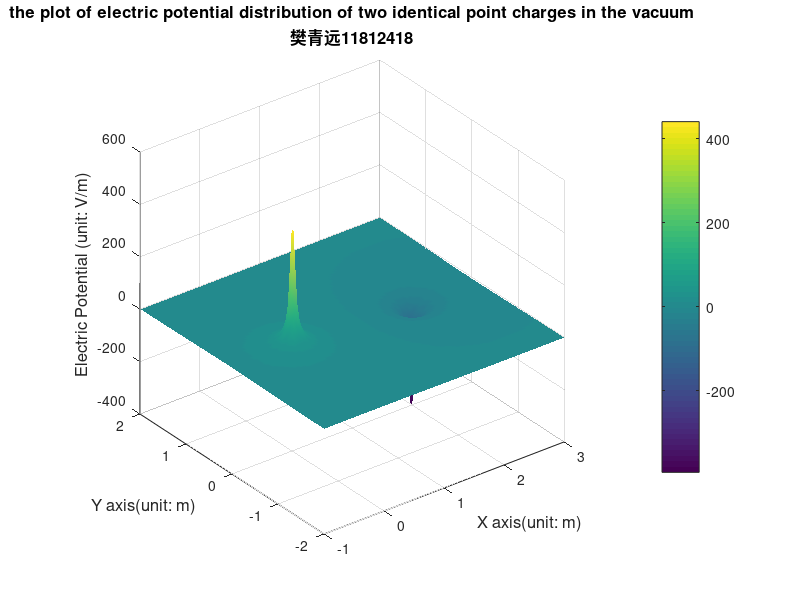
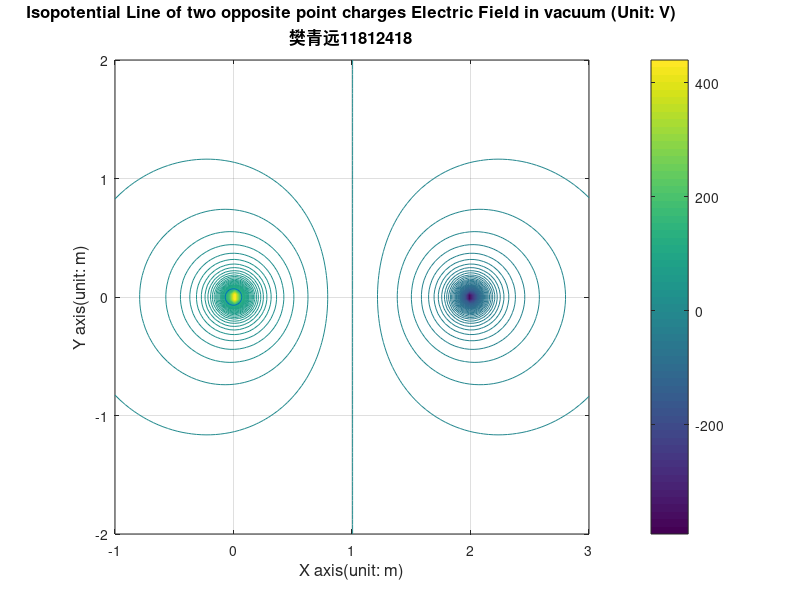
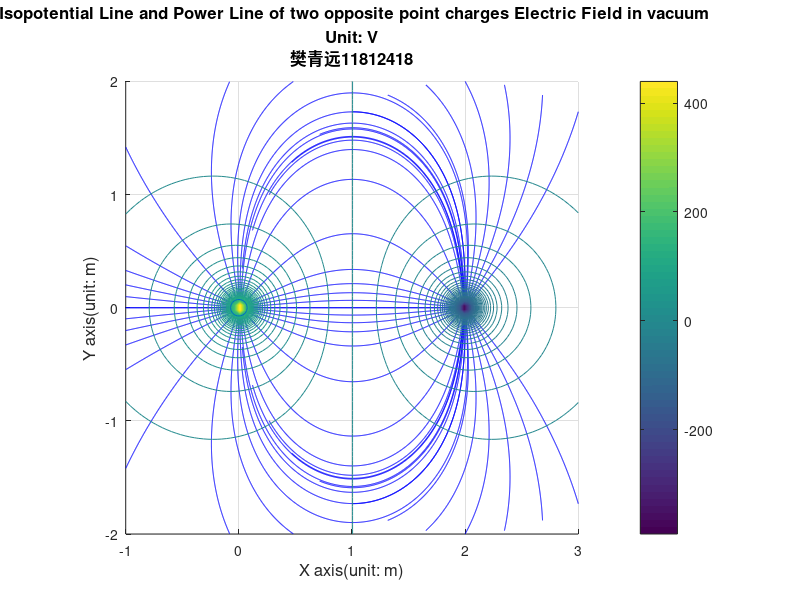
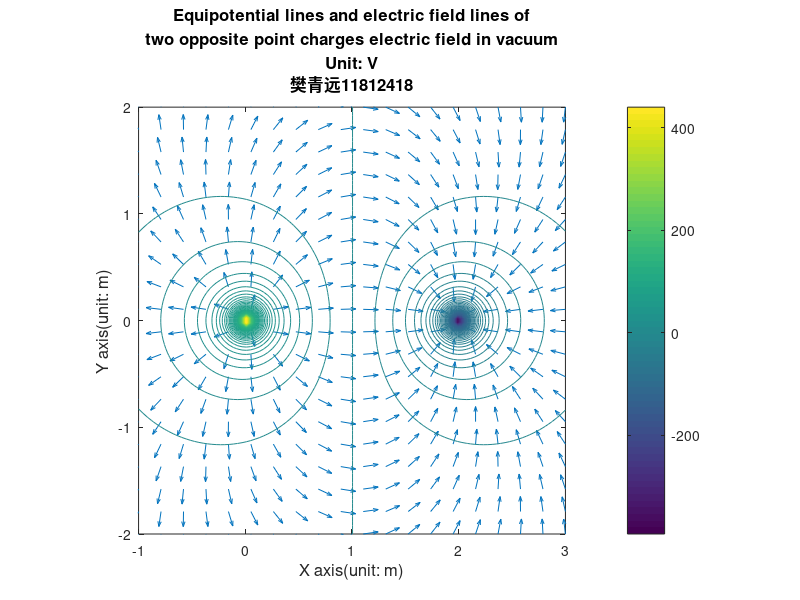

Write the MATLAB code that produced these figures, in order.
clear; % clear all variables in memory
clc; % Clear the contents of the command window
k=9e9;  % set electrostatic constant
Q=5e-9;  % Set charge Q
xm=0.1; % Set the range of the field in x direction
ym=0.1; % Set the range of the field in y direction

%% define
k=9e9; % set electrostatic constant
Q=1e-9;% Set charge Q
xm=2;% Set the range of the field in x direction
ym=2;% Set the range of the field in y direction

x=linspace(-xm+1,xm+1,100);% evenly divide the x axis into 100 segments
y=linspace(-ym,ym,100);% evenly divide the y axis into 100 segments
[X,Y]=meshgrid(x,y);  % To form the coordinates of each point in the field.
x1=0.01; %define the location of the charges
x2=2;
y1=0;
y2=0;
R1=sqrt((X-x1).^2+Y.^2); % calculate the distance between each point and the source charge (the origin).
R2=sqrt((X-x2).^2+Y.^2);
V1=k*Q./R1; %calculate the electric potential
V2=-k*Q./R2;

%% part1
sumV = V1+V2; % plot the distribution of electric potential
figure1 = figure;%define figure
surf(X,Y,sumV);
shading interp; %disable the grid
colormap default; %set the colour map
hold on;
title({'the plot of electric potential distribution of two identical point charges in the vacuum';'樊青远11812418'}, 'fontsize',12);
pbaspect([1 1 1]);
xlabel('X axis(unit: m)','fontsize',12);% label the x axis
ylabel('Y axis(unit: m)','fontsize',12);% label the y axis
zlabel('Electric Potential (unit: V/m)','fontsize',12); %label the z axis
colorbar;
saveas(figure1,'../fig/B1.jpg');

%% part2

Tmax=max(max(sumV)); %find the maximum potential value
Tmin=min(min(sumV)); %find the maximum potential value
Vmin=-1000; % set the minimum potential value for a family of equipotential lines
Vmax=1000; % set the maxmium potential value for a family of equipotential lines
Veq=linspace(Vmin,Vmax,501); % set the potential for equipotential lines
figure1 = figure;%define figure
contour(X,Y,sumV,Veq);  % plot 10 equipotential lines
grid on;  % form a grid  % hold the plot
hold on;
plot(0,0,'o', 'MarkerSize',12) % plot a charge at the origin
title({'Isopotential Line of two opposite point charges Electric Field in vacuum (Unit: V)';'樊青远11812418'}, 'fontsize',12);
pbaspect([1 1 1]);
xlabel('X axis(unit: m)','fontsize',12);% label the x axis
ylabel('Y axis(unit: m)','fontsize',12);% label the y axis
colorbar;
hold off;
saveas(figure1,'../fig/B2.jpg');


%% part3
[Ex,Ey]=gradient(-sumV); % Calculation of two components of Electric Field intensity at each Point in the Field
del_theta=10; % Set the angle difference between adjacent field lines;
theta=(0:del_theta:360).*pi/180; % express the angle into radian
xs=x1+0.02*cos(theta); % generate the x coordinate for the start of the field line for q1
ys=y1+0.02*sin(theta); % generate the y coordinate for the start of the field line for q1
xs2=x2+2*cos(theta); % generate the x coordinate for the start of the field line for q2
ys2=y2+2*sin(theta); % generate the y coordinate for the start of the field line for q2
figure1 = figure;%define figure
hold on   % hold the plot
streamline(X,Y,Ex,Ey,xs,ys) % generate the field lines?
streamline(X,Y,Ex,Ey,xs2,ys2) % generate the field lines?
grid on % from the grid
contour(X,Y,sumV,Veq);   % plot 100 equipotential lines
plot(0,0,'o', 'MarkerSize',12) % plot the point charge at the origin
title({' Isopotential Line and Power Line of two opposite point charges Electric Field in vacuum';...
    'Unit: V';'樊青远11812418'} , 'fontsize',12);
pbaspect([1 1 1]);
xlabel('X axis(unit: m)','fontsize',12);% label the x axis
ylabel('Y axis(unit: m)','fontsize',12);% label the y axis
colorbar;
%xlim([-0.03 0.03]); % set the limit of axis
%ylim([-0.03 0.03]); % set the limit of axis
saveas(figure1,'../fig/B3.jpg');

%% optimize the mesh of arrows
x_arr=linspace(-xm+1,xm+1,20);% evenly divide the x axis into 100 segments
y_arr=linspace(-ym,ym,20);% evenly divide the y axis into 100 segments
[X_arr,Y_arr]=meshgrid(x_arr,y_arr);  % To form the coordinates of each point in the field.
x1_arr=0.01; %define the location of the charges
x2_arr=2;
R1_arr=sqrt((X_arr-x1_arr).^2+Y_arr.^2); % calculate the distance between each point and the source charge (the origin).
R2_arr=sqrt((X_arr-x2).^2+Y_arr.^2);
V1_arr=k*Q./R1_arr; %calculate the electric potential
V2_arr=-k*Q./R2_arr;

sumV_arr = V1_arr+V2_arr; % plot the distribution of electric potential
[Ex_arr,Ey_arr]=gradient(-sumV_arr);

%% part4
E_arr=sqrt(Ex_arr.^2+Ey_arr.^2); % calculate the magnitude of electric field magnitude at each point.
Ex_arr=Ex_arr./E_arr;
Ey_arr=Ey_arr./E_arr;   % normalize the magnitude of the electric field
figure1 = figure;%define figure
q1 = quiver(X_arr,Y_arr,Ex_arr,Ey_arr,0);  % using normalized arrowhead to represent electric field
set(q1,'AutoScale','on', 'AutoScaleFactor', 0.5)
hold on;
contour(X,Y,sumV,Veq);% plot the equipotential lines
title({'Equipotential lines and electric field lines of'; 'two opposite point charges electric field in vacuum';...
    'Unit: V';'樊青远11812418'} , 'fontsize',12);
pbaspect([1 1 1]);
xlabel('X axis(unit: m)','fontsize',12);% label the x axis
ylabel('Y axis(unit: m)','fontsize',12);% label the y axis
colorbar; %enable colour bar
%xlim([-0.03 0.03]); % set the limit of axis
%ylim([-0.03 0.03]); % set the limit of axis
saveas(figure1,'../fig/B4.jpg');

